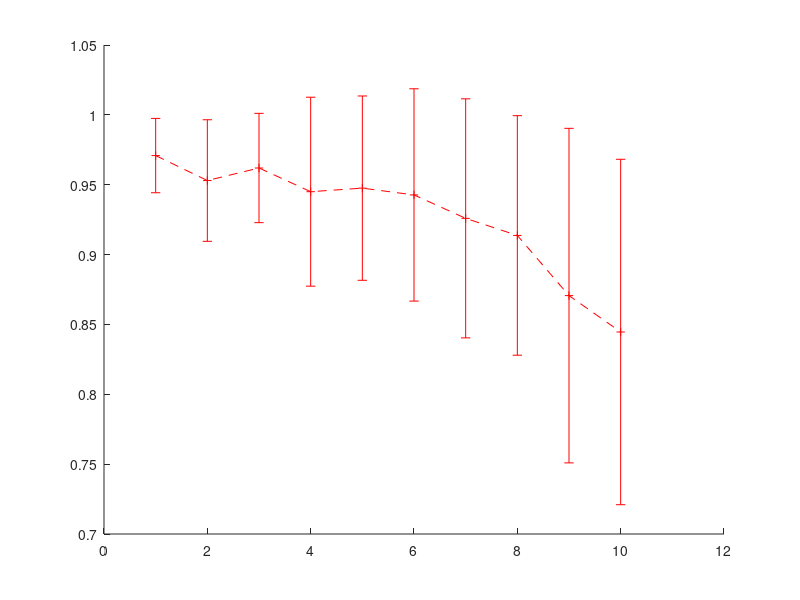

MATLAB code for this plot: (Note: this script raises an error after producing the figure.)

%% load data
clear all
clc

load('TestDuration.mat')

C1 = zeros(50,2);
C2 = zeros(50,2);
C3 = zeros(50,2);
C4 = zeros(50,2);
for i = 1:50
    [C1(i,1),C1(i,2)] = max(OfflineStaticDelayDuration500(i,:));
    [C2(i,1),C2(i,2)] = max(OfflineDynamicDelayDuration500(i,:));
    [C3(i,1),C3(i,2)] = max(OnlineStaticDelayDuration500(i,:));
    [C4(i,1),C4(i,2)] = max(OnlineDynamicDelayDuration500(i,:));
end

%% avg
m1 = mean(C1);
m2 = mean(C2);
m3 = mean(C3);
m4 = mean(C4);

s1 = std(C1);
s2 = std(C2);
s3 = std(C3);
s4 = std(C4);
%% data
clear all

C=[0.970858689959146,0.952989006233669,0.961963057770331,0.945007825342859,0.947549963688414,0.942687912197645,0.925925345291063,0.913696531909617,0.870631952724997,0.844588632560041
0.995136448333886,0.986720684392106,0.980577457840736,0.967604432007497,0.947597021790185,0.933706703727335,0.852429815959578,0.798380500396525,0.714673032060682,0.679425263196347
0.979364973632261,0.975283715157853,0.975936440800625,0.962959987108961,0.958347489143144,0.950348992779346,0.944208925839845,0.933750050385094,0.944207618585791,0.933291408769390
0.989551778819937,0.988523087642189,0.981507514518084,0.978669877421672,0.976782950415211,0.977100813036196,0.965499132300401,0.955566020981175,0.963796087009521,0.959695922365551];

Epoch=[80.600000000000000,87.100000000000000,87.180000000000000,79.980000000000000,83.160000000000000,78.280000000000000,79.680000000000000,71.100000000000000,62.380000000000000,55.920000000000000
66.540000000000000,76.060000000000000,80.460000000000000,77.680000000000000,73.360000000000000,69.480000000000000,47.040000000000000,31.520000000000000,18.440000000000000,14.280000000000000
14.700000000000000,19.800000000000000,15.880000000000000,20.840000000000000,24.080000000000000,21.640000000000000,24.880000000000000,22.960000000000000,20.060000000000000,20.200000000000000
66.640000000000000,70.460000000000000,59.640000000000000,62.440000000000000,54.860000000000000,46.240000000000000,48.380000000000000,47.500000000000000,31.120000000000000,30.220000000000000];

Cstd=[0.026602589127119,0.043501406748679,0.039113944945333,0.067619988076640,0.065963429102034,0.075981323313244,0.085546182085716,0.085717380262591,0.119723532675830,0.123617362628523
0.008452329135861,0.013712458944097,0.021090612543007,0.041147591833350,0.065621144508772,0.079113850820325,0.105900184112658,0.109360612277046,0.086233437146892,0.062506438221356
0.020389625314883,0.031282161638603,0.023878084326931,0.035077652433334,0.031840482812526,0.062533163970766,0.035653989903337,0.053823266022207,0.028259973937919,0.026776518150347
0.019248723522493,0.022726258975946,0.026012423588521,0.023123387369989,0.024209138603178,0.021488266127105,0.033222486343209,0.054352328178914,0.036840515373312,0.032846130432593];

Epochstd=[13.588710800678990,9.862834795538333,10.841511303639303,13.001554067236166,14.434030084830637,18.281294108615896,17.578326172318235,21.077359940011850,28.835840793805790,27.497562044067596
17.321933718701906,14.806796564071375,14.883506828372274,17.179057017193927,20.888196061265738,23.520065250499520,25.719015438038078,24.079155182142806,10.071499493164676,4.384760249885916
11.806691288573333,18.262261746060720,12.136368014007672,17.355067483214775,20.873613848637728,19.933317407224084,24.734211620542830,24.196440959406420,21.081387477089446,20.249464593577052
18.368962287244322,19.507413556734510,21.825616853147775,22.724759489982528,27.811324957980116,26.891740633244890,26.687832586466545,27.672464764137818,25.318090652450753,29.224877576950690];

%% plot C
x = 1:10;

figure('position', [800,400,400,200]);
errorbar(x, C(1,:), Cstd(1,:), '+--r','lineWidth', 1)
hold on;
errorbar(x, C(2,:), Cstd(2,:), 'x--b','lineWidth', 1)
hold on;
errorbar(x, C(3,:), Cstd(3,:), 'o-r','lineWidth', 1)
hold on;
errorbar(x, C(4,:), Cstd(4,:), 's-b','lineWidth', 1)
hold on;

axis([0.5, 10.5, 0.6, 1.04]);%xmin xmax ymin ymax
set(gca,'XTick',[1,2,3,4,5,6,7,8,9,10],'Fontsize',10,'FontName','Times New Roman');
set(gca,'XTickLabel', {'50','100','150','200','250','300','350','400','450','500'},'FontSize',10,'FontName','Times New Roman');

xlabel('Length of Spike Trains (ms)','Fontsize',12,'FontName','Times New Roman');
ylabel('\it C','Fontsize',12,'FontName','Times New Roman');

legend({'Off-SD','Off-DD','On-SD','On-DD'},'location','best','Fontsize',10);
title('(a)','fontname','Times New Roman','fontsize',12);
hold off;
%% plot epoch

figure('position', [800,400,400,200]);
bar(Epoch');
hold on

numgroups = size(Epoch, 2); 
numbars = size(Epoch, 1); 
groupwidth = min(0.8, numbars/(numbars+1.5));
for i = 1:numbars
      % Based on barweb.m by Bolu Ajiboye from MATLAB File Exchange
      x = (1:numgroups) - groupwidth/2 + (2*i-1) * groupwidth / (2*numbars);  % Aligning error bar with individual bar
      errorbar(x, Epoch(i,:), Epochstd(i,:), 'k', 'linestyle', 'none', 'lineWidth', 1);
end

axis([0.5, 10.5, 0, 125]);%xmin xmax ymin ymax
set(gca,'XTick',[1,2,3,4,5,6,7,8,9,10],'Fontsize',10,'FontName','Arial');
set(gca,'XTickLabel', {'50','100','150','200','250','300','350','400','450','500'},'FontSize',10,'FontName','Times New Roman');


xlabel('Length of Spike Trains (ms)','Fontsize',12,'FontName','Times New Roman');
ylabel('Learning Epochs','Fontsize',12,'FontName','Times New Roman');

legend({'Off-SD','Off-DD','On-SD','On-DD'},'location','best','Fontsize',10);
title('(b)','fontname','Times New Roman','fontsize',12);

hold off;